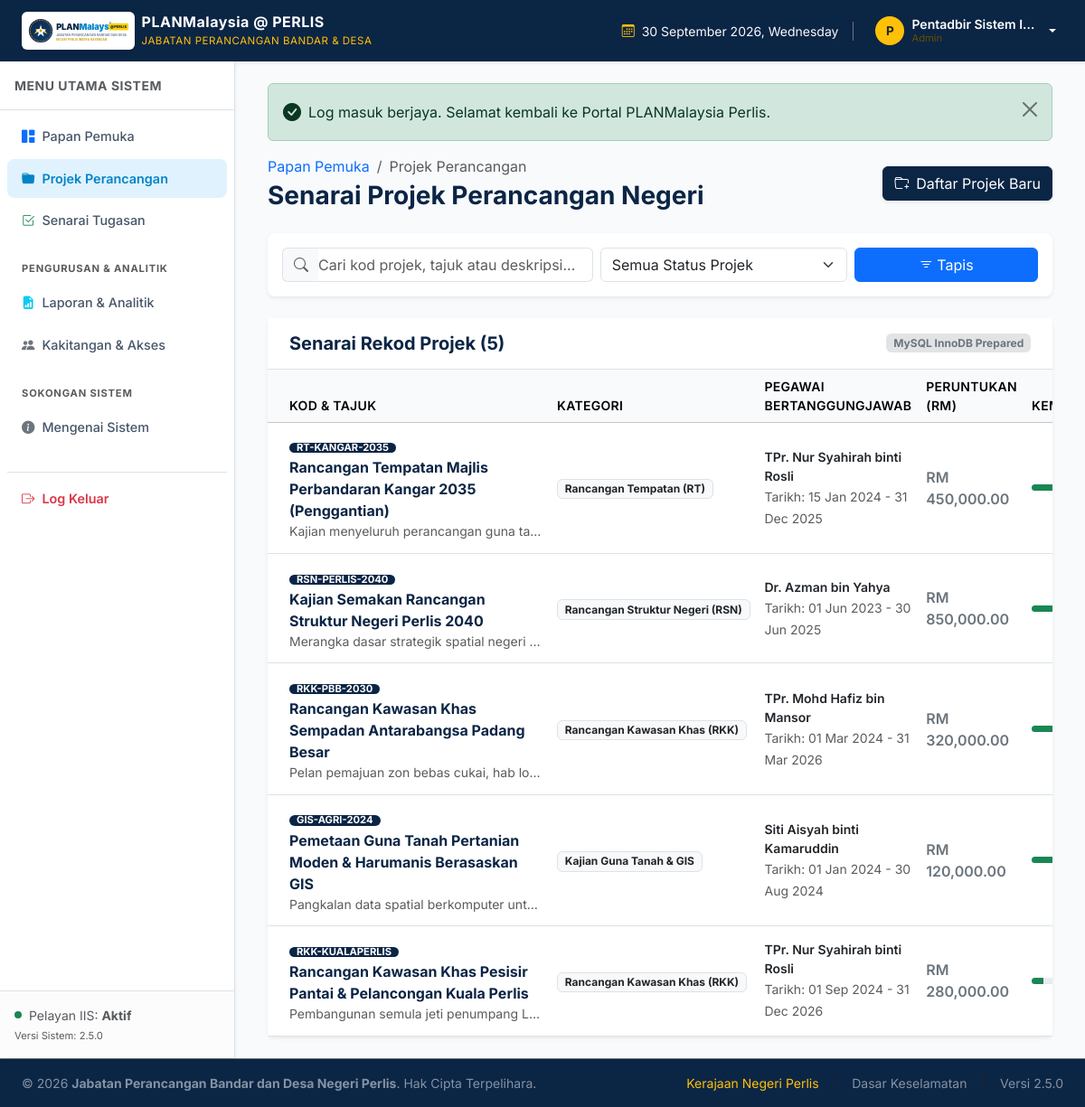
/projects.php (signed in), run on the app's committed database.
### tables this page shows
CREATE TABLE IF NOT EXISTS `users` (
    `id` INT UNSIGNED AUTO_INCREMENT PRIMARY KEY,
    `name` VARCHAR(120) NOT NULL,
    `email` VARCHAR(150) NOT NULL UNIQUE,
    `password` VARCHAR(255) NOT NULL,
    `role` ENUM('Admin', 'Pengarah', 'Staff') NOT NULL DEFAULT 'Staff',
    `unit` VARCHAR(100) NOT NULL DEFAULT 'Perancangan Wilayah',
    `phone` VARCHAR(25) NULL,
    `avatar` VARCHAR(255) NULL,
    `status` ENUM('Aktif', 'Tidak Aktif') NOT NULL DEFAULT 'Aktif',
    `last_login` DATETIME NULL,
    `created_at` DATETIME NOT NULL DEFAULT CURRENT_TIMESTAMP,
    `updated_at` DATETIME NULL ON UPDATE CURRENT_TIMESTAMP,
    INDEX `idx_users_role` (`role`),
    INDEX `idx_users_status` (`status`)
);

CREATE TABLE IF NOT EXISTS `projects` (
    `id` INT UNSIGNED AUTO_INCREMENT PRIMARY KEY,
    `code` VARCHAR(50) NOT NULL UNIQUE,
    `title` VARCHAR(255) NOT NULL,
    `category` VARCHAR(100) NOT NULL DEFAULT 'Rancangan Tempatan (RT)',
    `description` TEXT NULL,
    `status` ENUM('Dalam Perancangan', 'Sedang Berjalan', 'Dalam Semakan', 'Selesai', 'Tertangguh') NOT NULL DEFAULT 'Dalam Perancangan',
    `progress` TINYINT UNSIGNED NOT NULL DEFAULT 0,
    `start_date` DATE NULL,
    `end_date` DATE NULL,
    `budget` DECIMAL(12, 2) NOT NULL DEFAULT 0.00,
    `lead_user_id` INT UNSIGNED NULL,
    `created_at` DATETIME NOT NULL DEFAULT CURRENT_TIMESTAMP,
    `updated_at` DATETIME NULL ON UPDATE CURRENT_TIMESTAMP,
    INDEX `idx_projects_status` (`status`),
    INDEX `idx_projects_category` (`category`),
    CONSTRAINT `fk_projects_lead_user` FOREIGN KEY (`lead_user_id`) 
        REFERENCES `users` (`id`) ON DELETE SET NULL ON UPDATE CASCADE
);

### includes/auth.php (called while the page is built, shortened)
<?php
function isLoggedIn(): bool {
    return isset($_SESSION['user_id']) && !empty($_SESSION['user_id']);
}
function getCurrentUser(): ?array {
    return [
        'id'       => $_SESSION['user_id'],
        'name'     => $_SESSION['user_name'] ?? 'Pengguna',
        'email'    => $_SESSION['user_email'] ?? '',
        'role'     => $_SESSION['user_role'] ?? 'Staff',
        'unit'     => $_SESSION['user_unit'] ?? 'Perancangan Wilayah',
        'avatar'   => $_SESSION['user_avatar'] ?? null
    ];
}

### public/projects.php (the view, shortened to what this page needs)
<?php
require_once __DIR__ . '/../includes/auth.php';
require_once __DIR__ . '/../includes/functions.php';
$users = getAllUsers();
$search = trim($_GET['search'] ?? '');
$statusFilter = trim($_GET['status'] ?? '');
$projects = getAllProjects($search, $statusFilter);
include __DIR__ . '/../includes/header.php';
?>
<div class="d-flex flex-column flex-md-row justify-content-between align-items-md-center gap-3 mb-4">
    <div>
        <nav aria-label="breadcrumb">
            <ol class="breadcrumb small mb-1">
                <li class="breadcrumb-item"><a href="dashboard.php" class="text-decoration-none">Papan Pemuka</a></li>
                <li class="breadcrumb-item active" aria-current="page">Projek Perancangan</li>
            </ol>
        </nav>
        <h3 class="fw-bold text-navy mb-0">Senarai Projek Perancangan Negeri</h3>
    </div>
    <div>
        <button type="button" class="btn btn-navy shadow-sm" data-bs-toggle="modal" data-bs-target="#createProjectModal">
            <i class="bi bi-folder-plus me-2"></i>Daftar Projek Baru
        </button>
    </div>
</div>
<div class="card border-0 shadow-sm rounded-3 mb-4">
    <div class="card-body p-3">
        <form method="GET" action="projects.php" class="row g-2 align-items-center">
            <div class="col-md-5">
                <div class="input-group">
                    <span class="input-group-text bg-light text-muted border-end-0"><i class="bi bi-search"></i></span>
                    <input type="text" name="search" class="form-control border-start-0 ps-0" placeholder="Cari kod projek, tajuk atau deskripsi..." value="<?= htmlspecialchars($search) ?>">
                </div>
            </div>
            <div class="col-md-4">
                <select name="status" class="form-select">
                    <option value="">Semua Status Projek</option>
                </select>
            </div>
            <div class="col-md-3 d-flex gap-2">
                <button type="submit" class="btn btn-primary flex-grow-1"><i class="bi bi-filter me-1"></i>Tapis</button>
            </div>
        </form>
    </div>
</div>
<div class="card border-0 shadow-sm rounded-3">
    <div class="card-header bg-white py-3 px-4 d-flex justify-content-between align-items-center border-bottom">
        <h5 class="fw-bold text-navy mb-0">Senarai Rekod Projek (<?= count($projects) ?>)</h5>
        <span class="badge bg-secondary-subtle text-secondary">MySQL InnoDB Prepared</span>
    </div>
    <div class="card-body p-0">
        <?php if (empty($projects)): ?>
            <div class="text-center py-5 text-muted">
                <i class="bi bi-folder-x fs-1 text-secondary d-block mb-2"></i>
                <p class="mb-0">Tiada rekod projek dijumpai sepadan dengan carian anda.</p>
            </div>
        <?php else: ?>
            <div class="table-responsive">
                <table class="table table-hover align-middle mb-0">
                    <thead class="table-light small text-uppercase text-secondary">
                        <tr>
                            <th class="ps-4">Kod & Tajuk</th>
                            <th>Kategori</th>
                            <th>Pegawai Bertanggungjawab</th>
                            <th>Peruntukan (RM)</th>
                            <th>Kemajuan</th>
                        </tr>
                    </thead>
                    <tbody>
                        <?php foreach ($projects as $row): ?>
                            <tr>
                                <td class="ps-4">
                                    <span class="badge bg-navy text-white px-2 py-0 mb-1" style="font-size:0.7rem;"><?= htmlspecialchars($row['code']) ?></span>
                                    <div class="fw-bold text-navy"><?= htmlspecialchars($row['title']) ?></div>
                                    <small class="text-muted text-truncate d-block" style="max-width: 280px;"><?= htmlspecialchars($row['description'] ?: 'Tiada deskripsi tambahan') ?></small>
                                </td>
                                <td>
                                    <span class="badge bg-light text-dark border"><?= htmlspecialchars($row['category']) ?></span>
                                </td>
                                <td>
                                    <div class="small fw-semibold text-dark"><?= htmlspecialchars($row['lead_name'] ?? 'Belum Ditugaskan') ?></div>
                                    <small class="text-muted">Tarikh: <?= formatTarikh($row['start_date']) ?> - <?= formatTarikh($row['end_date']) ?></small>
                                </td>
                                <td class="fw-semibold text-secondary">
                                    RM <?= number_format($row['budget'], 2) ?>
                                </td>
                                <td style="min-width: 140px;">
                                    <div class="d-flex align-items-center gap-2">
                                        <div class="progress flex-grow-1" style="height: 7px;">
                                            <div class="progress-bar bg-success" role="progressbar" style="width: <?= $row['progress'] ?>%;"></div>
                                        </div>
                                    </div>
                                </td>
                            </tr>
                        <?php endforeach; ?>
                    </tbody>
                </table>
            </div>
        <?php endif; ?>
    </div>
</div>
<?php include __DIR__ . '/../includes/footer.php'; ?>

### includes/header.php (shortened to what this page needs)
<?php
require_once __DIR__ . '/auth.php';
require_once __DIR__ . '/functions.php';
$currentUser = getCurrentUser();
?>
<!DOCTYPE html>
<html lang="ms">
<head>
    <link href="https://cdn.jsdelivr.net/npm/bootstrap@5.3.3/dist/css/bootstrap.min.css" rel="stylesheet">
    <link rel="stylesheet" href="https://cdn.jsdelivr.net/npm/bootstrap-icons@1.11.3/font/bootstrap-icons.min.css">
    <link rel="stylesheet" href="../assets/css/style.css">
</head>
<body class="bg-light">
<?php if (isLoggedIn()): ?>
<header class="navbar navbar-expand-lg navbar-dark bg-navy sticky-top shadow-sm py-2">
    <div class="container-fluid px-3 px-lg-4">
        <a class="navbar-brand d-flex align-items-center gap-2 m-0" href="dashboard.php">
            <div class="logo-box bg-white p-1 rounded shadow-sm d-flex align-items-center justify-content-center">
                <img src="../assets/images/logo.svg" alt="PLANMalaysia Perlis" height="34" class="logo-img">
            </div>
            <div class="d-none d-sm-block lh-1 text-start">
                <span class="d-block fw-bold fs-6 text-white tracking-wide">PLANMalaysia @ PERLIS</span>
                <small class="text-warning text-uppercase" style="font-size: 0.72rem; letter-spacing: 0.5px;">Jabatan Perancangan Bandar & Desa</small>
            </div>
        </a>
        <div class="d-flex align-items-center gap-3 ms-auto">
            <div class="d-none d-md-flex align-items-center text-light small border-end pe-3 border-secondary">
                <i class="bi bi-calendar3 me-2 text-warning"></i>
                <span id="liveDateTime"><?= date('d F Y, l') ?></span>
            </div>
            <div class="dropdown">
                <button class="btn btn-sm btn-outline-light dropdown-toggle d-flex align-items-center gap-2 py-1 px-2 border-0" type="button" data-bs-toggle="dropdown" aria-expanded="false">
                    <div class="avatar-circle bg-warning text-dark fw-bold rounded-circle d-flex align-items-center justify-content-center" style="width:32px; height:32px; font-size:0.85rem;">
                        <?= strtoupper(substr($currentUser['name'] ?? 'P', 0, 1)) ?>
                    </div>
                    <div class="text-start d-none d-md-block lh-1 text-white">
                        <div class="fw-semibold text-truncate" style="max-width: 140px;"><?= htmlspecialchars($currentUser['name'] ?? 'Pengguna') ?></div>
                        <small class="text-warning-emphasis" style="font-size:0.7rem;"><?= htmlspecialchars($currentUser['role'] ?? 'Staff') ?></small>
                    </div>
                </button>
            </div>
        </div>
    </div>
</header>
<div class="d-flex" id="wrapper">
    <?php include __DIR__ . '/sidebar.php'; ?>
    <main class="page-content flex-grow-1 p-3 p-md-4">
        <div class="container-fluid">
<?php else: ?>
<main class="login-wrapper">
<?php endif; ?>

### assets/css/style.css (style rules this page uses)
:root { --pm-navy: #0b2545; --pm-navy-dark: #07192f; --pm-navy-light: #134074; --pm-gold: #c99700; --pm-gold-light: #fef3c7; --pm-bg-light: #f8fafc; --pm-border: #e2e8f0; --pm-text-dark: #1e293b; --pm-text-muted: #64748b; --sidebar-width: 260px; }
body { font-family: 'Inter', -apple-system, BlinkMacSystemFont, "Segoe UI", Roboto, sans-serif; color: var(--pm-text-dark); background-color: var(--pm-bg-light); min-height: 100vh; display: flex; flex-direction: column; }
.bg-navy { background-color: var(--pm-navy) !important; }
.text-navy { color: var(--pm-navy) !important; }
.btn-navy { background-color: var(--pm-navy); color: #ffffff; border-color: var(--pm-navy); transition: all 0.2s ease-in-out; }
.tracking-wide { letter-spacing: 0.5px; }
#wrapper { display: flex; width: 100%; align-items: stretch; min-height: calc(100vh - 60px - 50px); }
.page-content { background-color: #f8fafc; min-width: 0; overflow-y: auto; }
.table th { font-weight: 600; letter-spacing: 0.3px; background-color: #f8fafc; border-top: none; }
.table td { vertical-align: middle; padding-top: 0.85rem; padding-bottom: 0.85rem; }

### data on the page
users: name "P", name "Pentadbir Sistem I…", role "Admin"
projects: code "RT-KANGAR-2035", title "Rancangan Tempatan Majlis Perbandaran Kangar 2035 (Penggantian)", description "Kajian menyeluruh perancangan guna ta…", category "Rancangan Tempatan (RT)", lead_user.name "TPr. Nur Syahirah binti Rosli", start_date "15 Jan 2024", end_date "31 Dec 2025", budget "450,000.00"
projects: code "RSN-PERLIS-2040", title "Kajian Semakan Rancangan Struktur Negeri Perlis 2040", description "Merangka dasar strategik spatial negeri…", category "Rancangan Struktur Negeri (RSN)", lead_user.name "Dr. Azman bin Yahya", start_date "01 Jun 2023", end_date "30 Jun 2025", budget "850,000.00"
projects: code "RKK-PBB-2030", title "Rancangan Kawasan Khas Sempadan Antarabangsa Padang Besar", description "Pelan pemajuan zon bebas cukai, hab lo…", category "Rancangan Kawasan Khas (RKK)", lead_user.name "TPr. Mohd Hafiz bin Mansor", start_date "01 Mar 2024", end_date "31 Mar 2026", budget "320,000.00"
projects: code "GIS-AGRI-2024", title "Pemetaan Guna Tanah Pertanian Moden & Harumanis Berasaskan GIS", description "Pangkalan data spatial berkomputer unt…", category "Kajian Guna Tanah & GIS", lead_user.name "Siti Aisyah binti Kamaruddin", start_date "01 Jan 2024", end_date "30 Aug 2024", budget "120,000.00"
projects: code "RKK-KUALAPERLIS", title "Rancangan Kawasan Khas Pesisir Pantai & Pelancongan Kuala Perlis", description "Pembangunan semula jeti penumpang L…", category "Rancangan Kawasan Khas (RKK)", lead_user.name "TPr. Nur Syahirah binti Rosli", start_date "01 Sep 2024", end_date "31 Dec 2026", budget "280,000.00", progress 15 (drawn)

### other printed values
APP_VERSION "2.5.0"
$flash['message'] "Log masuk berjaya. Selamat kembali ke Portal PLANMalaysia Perlis."
count($projects) "5"
APP_DEPT "Jabatan Perancangan Bandar dan Desa Negeri Perlis"
